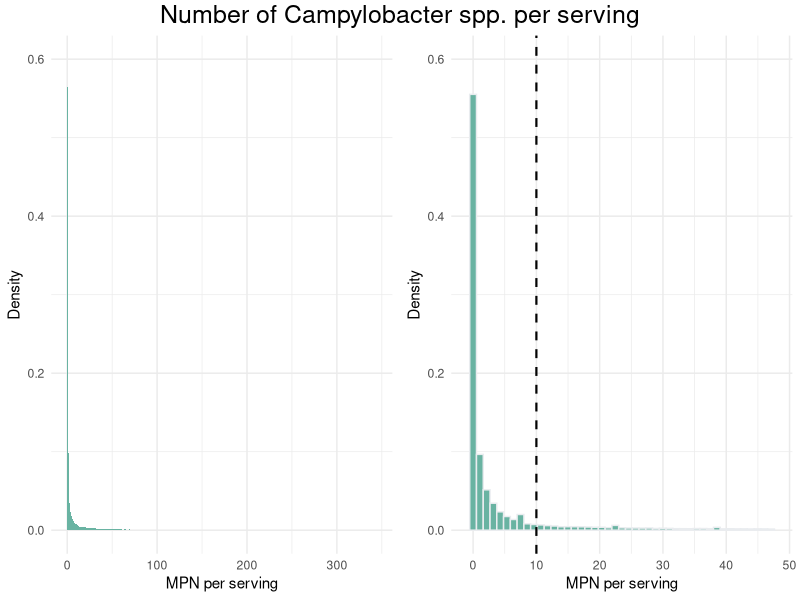
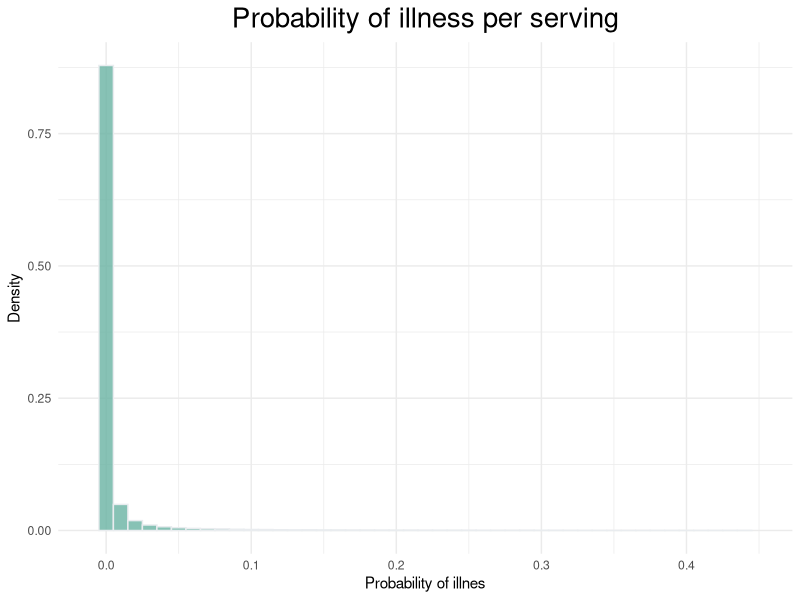

The R script that drew these images, in order:
################################################################################
# Project 1 - Microbial Risk Assessment                                        #
# Deckers Lode, Meijerink Jonas and Seid Adem Aragaw                           #
# 23/10/2024                                                                   #
################################################################################

### Define a seed for reproducibility ------------------------------------------
set.seed(485721023)


simulation <- function(N , FreezeOnly){
  ## This function requires the following input parameters:
  # - N : the total number of simulations
  # - FreezeOnly : 1 storage condition always freezing 
  #                0 storage condition has two options freeze/fresh

  ### Define all variables -----------------------------------------------------
  Ps <- rep(NA,N)       # Prevalence in poultry carcasses at slaughterhouses
  Pr <- rep(NA,N)       # Prevalence in poultry carcasses at retail
  Cr <- rep(NA,N)       # Number in poultry meat at retail (log scale)
  Fcc <- rep(NA,N)      # Cross-contamination factor
  Pc <- rep(NA,N)       # Probability of infected carcass 
  Sc <- rep(NA,N)       # Uncertainty about the storage condition
  Rr <- rep(NA,N)       # Refrigeration reduction
  Rf <- rep(NA,N)       # Freeze reduction
  Ch <- rep(NA,N)       # Number in poultry carcasses under storage condition
  Cc <- rep(NA,N)       # Number per serving
  Rc <- rep(NA,N)       # Cooking reduction %log MPN 
  Cps <- rep(NA,N)      # Number per serving after cooking 
  Pinf1 <- rep(NA,N)    # Probability of infection for a single campylobacter
  Pinf <- rep(NA,N)     # Probability of infection for a meal
  Pillinf <- rep(NA,N)  # Probability of illness after infection
  Pill <- rep(NA,N)     # Probability of illness
  Nill <- rep(NA,N)     # Number of human cases/year
  
    
  ## simulate N times
  for(i in 1:N){
    
    ### Exposure assessment ----------------------------------------------------
    
    ## Prevalence of Campylobacter spp. in poultry carcasses at slaughterhouses
    Ps[i] <- rbeta(1 , 10 + 1, 30 - 10 + 1)
    
    
    ## Prevalence of Campylobacter spp. in poultry carcasses at retail
    Pr[i] <- rbeta(1 , 25 + 1, 30 - 25 + 1)
    
    
    ## Number of Campylobacter spp. in poultry meat at retail (log scale)
    # Identify each interval of the cumulative distribution
    x <- c(1,2,3,4,5,6,7)
    
    # Sample the intervals according to the cumulative distribution
    index <- sample(x , size = 1 , 
                 prob = c(0.325 , 0.15 , 0.175 , 0.05 , 0.15 , 0.125 , 0.025))
    
    # Define the piecewise boundaries
    Cmin <- c(-2.079 , 1.556 , 2.301 , 2.699 , 3    , 3.699, 4    )
    Cmax <- c( 1.556 , 2.301 , 2.699 , 3     , 3.699, 4    , 4.255)
    
    # Generate a random value from this interval
    Cr[i] <- runif(n=1 , min = Cmin[index], max = Cmax[index])
    
    
    ## Cross-contamination factor
    Fcc[i] <- Pr[i]/Ps[i]
    
    
    ## Probability of infected carcass 
    Pc[i] <- Fcc[i] * Ps[i] / (1 - Ps[i] + Fcc[i] * Ps[i])
    
    
    ## Uncertainty about the storage condition
    if (FreezeOnly==0){
    Sc[i] <- rbinom(n = 1 , size = 1, prob = runif(1 , min = 0 , max = 1))
    }else{
      Sc[i] <- 0
    }
    # Refrigeration = 1
    # Freeze = 0
    
    
    ## Refrigeration reduction
    Rrmin <- rnorm(1 , 0.31 , 0.13)
    Rrmax <- rnorm(1 , 0.81 , 0.24)
    while (Rrmin > Rrmax){
      Rrmin <- rnorm(1 , 0.31 , 0.13)
      Rrmax <- rnorm(1 , 0.81 , 0.24)
    }
    Rr[i] <- runif(n = 1 , min = Rrmin , max = Rrmax)
    
    ## Freeze reduction
    Rf[i] <- runif(n = 1 , min = 0.6 , max = 2.87)
    
    
    if (Sc[i]==1){
      ## Number of Campylobacter spp. in poultry carcasses stored under refrigeration
      Ch[i] <- 10^(Cr[i] - Rr[i])
    }else{
      ## Number of Campylobacter spp. in poultry carcasses stored under freeze
      Ch[i] <- 10^(Cr[i] - Rf[i])
    }
    
    
    ## Number of Campylobacter spp. per serving after cooking 
    Rc[i] <- rbeta(n = 1 , shape1 = 10 , shape2 = 0.05)
    Cc[i] <- Ch[i] * 10^(-Rc[i])
    
    
    ## Four people
    Ns <- 4
    
    
    ## Number of Campylobacter spp. per serving
    Cps[i] <- rpois(1 , Cc[i] / Ns)
   
    
    ## (Cross-contamination during food preparation based)
    # not necessary for the assignment
    
    
    ### Dose response ----------------------------------------------------------
    
    ## Probability of infection for an individual consuming a meal given the dose
    Pinf1[i] <- rbeta(1 , 0.21 , 59.95)
    Pinf[i] <- 1 - (1 - Pinf1[i])^Cps[i] 
    
    ## Probability of illness
    Pillinf[i] <- rbeta(1 , 29 + 1, 89 + 1 -29)
    Pill[i] <- Pinf[i] * Pillinf[i]
    
    
    ### Risk characterization --------------------------------------------------
    
    ## Number of poultry carcasses produced in Argentina 
    Nps <- 495143444
    
    if(Pill[i]!=0){
      ## Number of human cases/year
      Nill[i] <- rbinom(n = 1 , size = Nps * Ns * 1, prob = Pill[i])
    }else{
      Nill[i] <- 0  
    }
  
  }
  return(matrix( data = c(Ps , Pr , Sc , Rc ,  Cps , Pill , Nill) , nrow = N , ncol = 7))
}

### Visualisation of the results -----------------------------------------------

## Load libraries
library(ggplot2)
library(gridExtra)
library(coda)
library(grid)



## Output from the simulation model
out <- data.frame(simulation(N = 100000 , FreezeOnly = 0))


## 3.1 What is the amount of Campylobacter spp. to which a consumer is exposed 
## in a single serving of poultry meat? !!--> change y-axis!!

# Visualisations
plot1 <- ggplot(aes(x=X5) , data=out) + geom_histogram(aes(y = ..density..),fill="#69b3a2",
  binwidth = 1 , alpha=1 ) + 
  labs(y = "Density", x = "MPN per serving") + theme_minimal() + 
  ylim(0,0.6)

plot2 <- ggplot(aes(x=X5) , data=out) + geom_histogram(aes(y = ..density..),
  fill="#69b3a2", color="#e9ecef", binwidth = 1.07) + 
  labs(y = "Density", x = "MPN per serving") + theme_minimal() + xlim(-1,48)+
  geom_vline(xintercept=10, color="gray1", linetype="dashed", size=0.75) + 
  ylim(0,0.6)

title <- textGrob("Number of Campylobacter spp. per serving", gp=gpar(fontsize=18))
grid.arrange(plot1, plot2, ncol=2, top=title)


# Summary statistics !!add aditional one (HPD)!! (Lode)
sum(out$X5<49)/100000
median(out$X5)
overall_summary <- summary(out)
overall_summary
mcmc_out <- as.mcmc(out)
HPDinterval(mcmc_out, prob= 0.95)

## 3.2 How common is an exposure to doses > 10 MPN/meat serving? (Lode)
sum(out$X5>10)/100000


## 3.3 What is the prevalence of meat contamination? (Lode)
sum(out$X5>0)/100000


## 3.4 What is the probability of illness for a single meal of chicken? (Lode)
mean(out$X6)

ggplot(aes(x=X6) , data=out) +  geom_histogram(aes(y = ..density../100),fill="#69b3a2", color="#e9ecef",
alpha=0.8 , binwidth = 0.01) +
  ggtitle("Probability of illness per serving") + labs(y = "Density", x = "Probability of illnes")+
  theme_minimal() + xlim(-0.01,0.45) + theme(plot.title = element_text(size = 20, hjust = 0.5))


## 3.5 Estimate the number of people who could suffer from campylobacteriosis 
## related to poultry meat consumption.
mean(out$X7)


## 3.6 Investigate using Spearman’s rank correlation coefficients which factors 
## in the chain have the largest impact on the risk of illness.
cor(out , method = "spearman")


## 3.7 Investigate the impact of storage: assume that 100% of chickens were stored frozen, what
## would be the impact on the human campoylobacteriosis risk as compared to if none of
## the chicken were stored frozen?
out_freeze_only <- data.frame(simulation(N = 100000 , FreezeOnly = 1))
